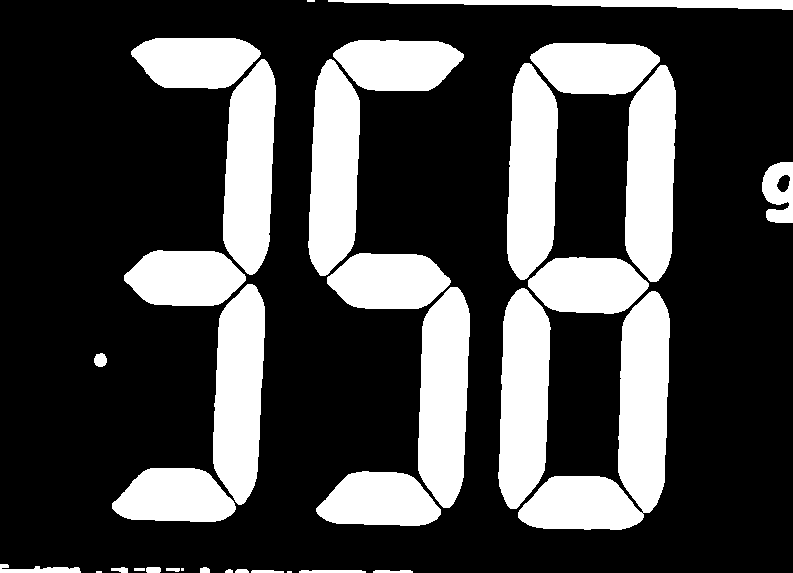
#> input picture photos/out_2.png, 793 x 573 px
$ python -i predict_photo.py   (imports and definitions only)
#> lines starting #> are read from the running program, lines starting #| are printed output that depends on the picture; after the words box and inside, x2 and y2 are one past the last pixel; in counts of white or black regions, pixels touching at a corner belong together
#> further down, picture is the input picture: shape (573, 793, 3); 27.5% white; 34 white regions (4 under 20 px), largest, box (x1, y1, x2, y2) and area: (518, 291, 670, 530) 14576, (418, 287, 470, 508) 9197, (498, 288, 551, 509) 9176
import os

from ultralytics import YOLO
import cv2


def preprocess_image(input_image):
    gray = cv2.cvtColor(input_image, cv2.COLOR_BGR2GRAY)
    blur = cv2.GaussianBlur(gray, (7, 7), 0)
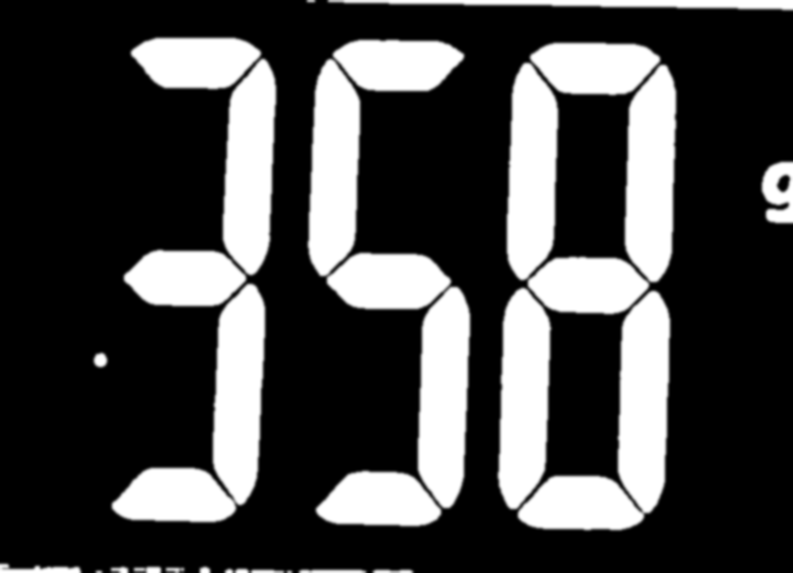
#> blur: shape (573, 793); min 0, max 255, mean 70.1
    # perform otsu thresh (using binary inverse since opencv contours work better with white text)
    ret, thresh = cv2.threshold(blur, 0, 255, cv2.THRESH_OTSU | cv2.THRESH_BINARY_INV)
#> thresh: shape (573, 793); 72.5% white; 29 black regions (3 under 20 px), largest, box (x1, y1, x2, y2) and area: (308, 59, 470, 508) 23422, (518, 291, 670, 530) 14583, (112, 284, 265, 522) 14138
#> ret = 124
    rect_kern = cv2.getStructuringElement(cv2.MORPH_RECT, (3, 3))
    # apply dilation
    dilation = cv2.dilate(thresh, rect_kern, iterations=1)
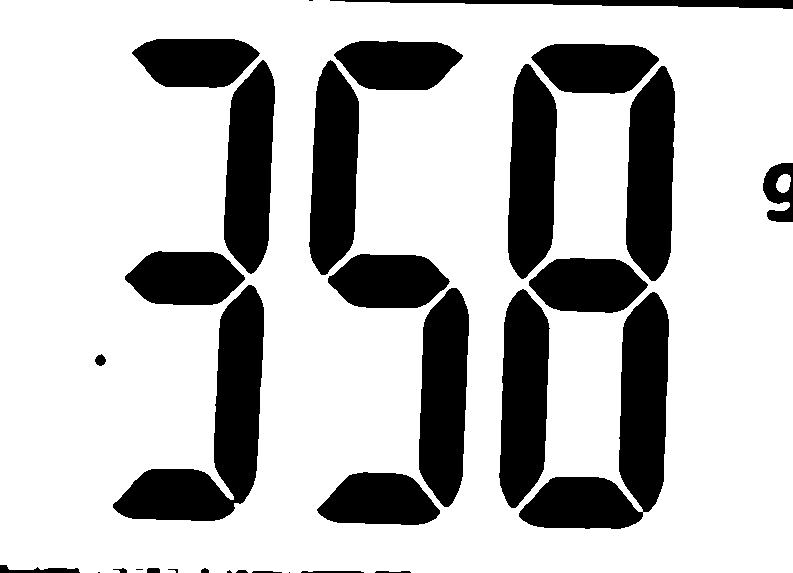
#> dilation: shape (573, 793); 74.4% white; 32 black regions (6 under 20 px), largest, box (x1, y1, x2, y2) and area: (519, 292, 669, 529) 13683, (113, 285, 264, 521) 13252, (419, 288, 469, 507) 8659
    return dilation


PHOTOS_DIR = os.path.join('.', 'photos')

photo_path = os.path.join(PHOTOS_DIR, 'IMG_3227.JPG')

# [1 line not run here, left out]

model_path = os.path.join('.', 'runs', 'detect', 'train2', 'weights', 'last.pt')

# Load a model
# [1 line that did not run here, left out]

threshold = 0.5
# numbers_threshold = 0.2

photo_path_out = os.path.join(".", "photos", "out_2.png")

# [1 line that did not run here, left out]

# [13 lines not run here, left out]

>>> import cv2
>>> picture = cv2.imread('photos/out_2.png')
>>> result = preprocess_image(picture)
